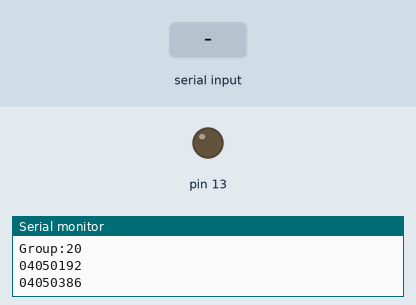
The sketch below on a simulated Arduino Uno, built with avr-gcc and run on an emulated ATmega328P. Shown: output pins drawn as LEDs (lit = HIGH), the last lines printed to the serial monitor. Inputs (shaded band) come from the test bench.

Above: at 1.2 s.
1.3 s: "1" received over Serial
At 1.7 s:
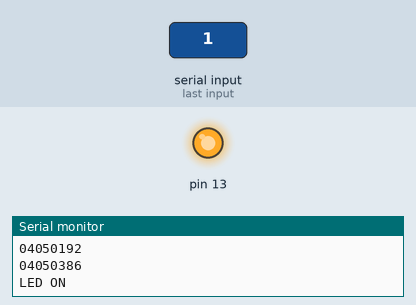
2.8 s: "0" received over Serial
At 4.1 s:
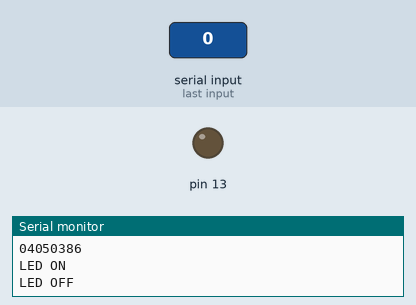
Timing chart, 0 to 5.8 s (numbered marks = the images above; inputs shaded):
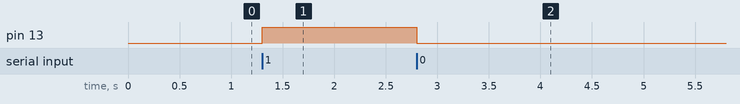

Measured:
- after the input at 1.3 s, pin 13: LOW → HIGH at once
- after the input at 2.8 s, pin 13: HIGH → LOW at once

The sketch:

checkpoint1.ino
```cpp
void setup() {
   pinMode(13,OUTPUT);
   Serial.begin(9600);
   Serial.println("Group:20");
   Serial.println("04050192");
   Serial.println("04050386");
}
void loop()
{
  char val;
  if(Serial.available())
  {
    val = Serial.read();
    switch(val)
    {

      case'0':
       digitalWrite(13,LOW);
       Serial.println("LED OFF");
       break;
        case'1':
        digitalWrite(13,HIGH);
       Serial.println("LED ON");
       break;
       default:
       digitalWrite(13,LOW);
       Serial.println("error");

    }
  }
}
```
